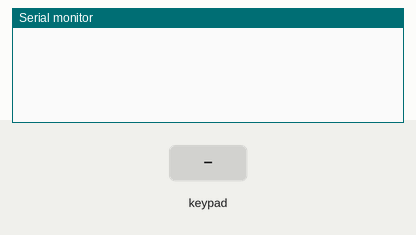
This sketch was run on a simulated Arduino Uno, built with avr-gcc and run on an emulated ATmega328P. On the bench: the last lines printed to the serial monitor. The test bench sets the inputs (shaded band).

Above: at 1.2 s.
1.3 s: key '1' pressed
At 2.1 s:
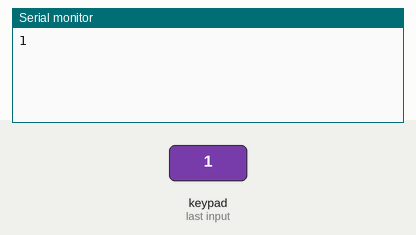
2.8 s: keypad keys 9 8 7 6 # pressed 0.4 s apart
At 5.9 s:
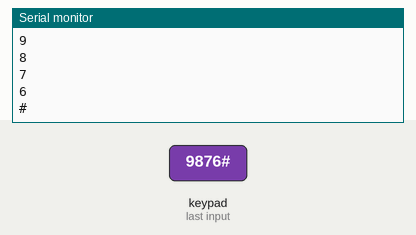
6.3 s: key '*' pressed
At 7.3 s:
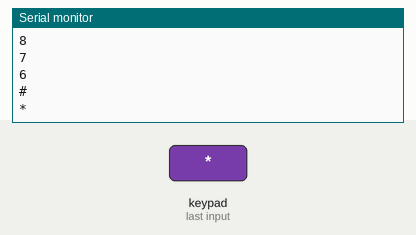
7.8 s: keypad keys 5 4 3 pressed 0.4 s apart
At 9.0 s:
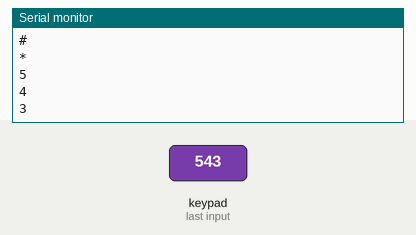
Timing chart, 0 to 10.8 s (numbered marks = the images above; inputs shaded):
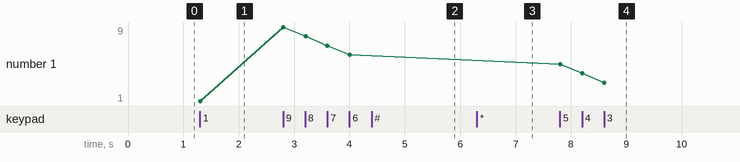

The sketch:

keypad.ino
```cpp
#include <Keypad.h>

const byte ROWS = 4;
const byte COLS = 3;

char hexaKeys[ROWS][COLS] = {
  {'1', '2', '3'},
  {'4', '5', '6'},
  {'7', '8', '9'},
  {'*', '0', '#'}
};

byte rowPins[ROWS] = {9, 8, 7, 6};
byte colPins[COLS] = {5, 4, 3};

Keypad mehradKeypad(makeKeymap(hexaKeys), rowPins, colPins, ROWS, COLS);

void setup() {
  // put your setup code here, to run once:
  Serial.begin(9600);
}

void loop() {
  // put your main code here, to run repeatedly:
  char mehardClick = mehradKeypad.getKey();

  if(mehardClick){
    Serial.println(mehardClick);
  }
}
```

Measured:
- after the input at 1.3 s, the serial monitor: prints a new line at once (image 1)
- after the input at 2.8 s, the serial monitor: prints a new line at once (image 2)
- after the input at 6.3 s, the serial monitor: prints a new line at once (image 3)
- after the input at 7.8 s, the serial monitor: prints a new line at once (image 4)
- plotted number 1: 1 → 6 after the input at 2.8 s, 6 → 3 after the input at 7.8 s
